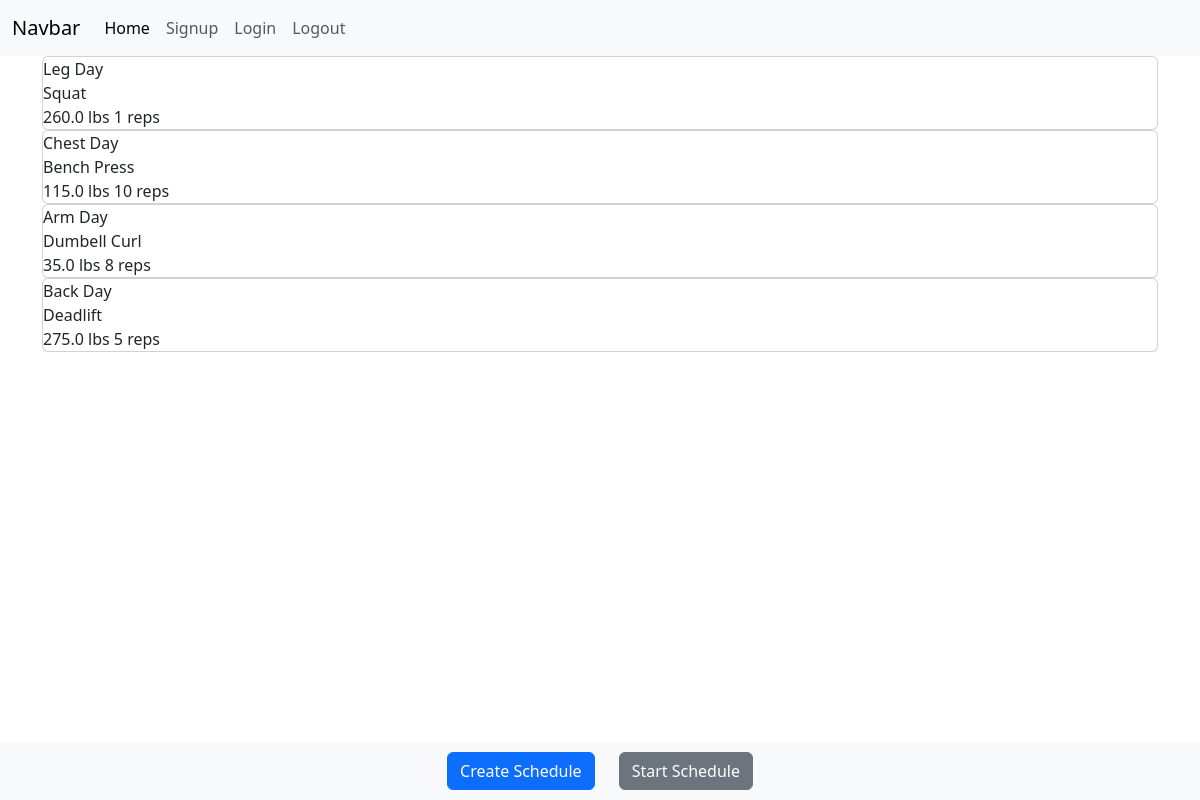
Screenshot of /home (signed in) with the database file from the repository.
### website/models.py (models this page shows)
class Schedule(db.Model, UserMixin):
    id = db.Column(db.Integer, primary_key=True)
    schedule_name = db.Column(db.String(100), nullable=False)
    date_created = db.Column(db.DateTime, default=datetime.utcnow(), nullable=False)
    user_id = db.Column(db.Integer, db.ForeignKey('user.id'), nullable=False)
    exercises = db.relationship('Exercise', backref='schedule', lazy=True)

class Exercise(db.Model, UserMixin):
    id = db.Column(db.Integer, primary_key=True)
    exercise_name = db.Column(db.String(100), nullable=False)
    schedule_id = db.Column(db.Integer, db.ForeignKey('schedule.id'))
    user_id = db.Column(db.Integer, db.ForeignKey('user.id'), nullable=False)
    sets = db.relationship('Set', backref='exercise', lazy=True)

class Set(db.Model, UserMixin):
    id = db.Column(db.Integer, primary_key=True)
    reps = db.Column(db.Integer, nullable=False)
    weight = db.Column(db.Float, nullable=False)
    exercise_id = db.Column(db.Integer, db.ForeignKey('exercise.id'), nullable=False)
    user_id = db.Column(db.Integer, db.ForeignKey('user.id'), nullable=False)

### website/training.py (the view)
@training.route("/", methods=['POST', 'GET'])
@training.route("/home", methods=['POST', 'GET'])
@login_required
def home():
    schedules = Schedule.query.filter_by(user_id=current_user.id).all()
    exercises = Exercise.query.filter_by(user_id=current_user.id).all()
    sets = Set.query.filter_by(user_id=current_user.id)
    return render_template("index.html", schedules=schedules, exercises=exercises, sets=sets)

### website/__init__.py (called while the page is built)
def create_app():
    app = Flask(__name__)
    app.config["SQLALCHEMY_DATABASE_URI"] = "sqlite:///project.db"
    app.config['SECRET_KEY'] = 'mbgodbnfvojvnseofefqwdqwifgbjdfsnf'
    db.init_app(app)
    from .auth import auth
    app.register_blueprint(auth)
    from .training import training
    app.register_blueprint(training)
    from .models import User
    create_database(app)
    login_manager.login_view = "auth.login"
    login_manager.login_message = "You must be signed in to reach this page!"
    login_manager.login_message_category = "danger"
    login_manager.init_app(app)
    @login_manager.user_loader
    def load_user(id):
        return User.query.get(int(id))
    return app

### website/templates/index.html (shortened to what this page needs)
{% extends 'base.html' %}
{% block content %}
<div class="container">
    {% for schedule in schedules %}
    <div class="card">
        <div>
            {{schedule.schedule_name}}
        </div>
        <div>
            {% for exercise in exercises %}
                {% if exercise.schedule_id == schedule.id %}
                    {{exercise.exercise_name}}
                        <div>{% for set in sets %}
                            {% if set.exercise_id == exercise.id %}
                                {{set.weight}} lbs
                                {{set.reps}} reps
                            {% endif %}
                        {% endfor %}</div>
                {% endif %}
            {% endfor %}
        </div>
    </div>
    {% endfor %}
  </div>
  <div class="bottom-row">
    <div class="container">
      <div class="row justify-content-center">
        <div class="col-auto">
          <a href="/create_schedule"><button class="btn btn-primary">Create Schedule</button></a>
        </div>
        <div class="col-auto">
          <button class="btn btn-secondary">Start Schedule</button>
        </div>
      </div>
    </div>
  </div>
{% endblock %}

### website/templates/base.html (shortened to what this page needs)
<!DOCTYPE html>
<html lang="en">
<head>
    <link href="https://cdn.jsdelivr.net/npm/bootstrap@5.3.2/dist/css/bootstrap.min.css" rel="stylesheet">
</head>
<body>
    <nav class="navbar navbar-expand-lg bg-body-tertiary">
        <div class="container-fluid">
          <a class="navbar-brand" href="/home">Navbar</a>
          <div class="collapse navbar-collapse" id="navbarNav">
            <ul class="navbar-nav">
              <li class="nav-item">
                <a class="nav-link active" aria-current="page" href="/home">Home</a>
              </li>
              <li class="nav-item">
                <a class="nav-link" href="/signup">Signup</a>
              </li>
              <li class="nav-item">
                <a class="nav-link" href="/login">Login</a>
              </li>
              <li class="nav-item">
                <a class="nav-link" href="/logout">Logout</a>
              </li>
            </ul>
          </div>
        </div>
      </nav>
    {% block content %}
    {% endblock %}
</body>
</html>

### website/templates/index.html (style rules this page uses)
.bottom-row { position: fixed; bottom: 0; width: 100%; background-color: #f8f9fa; padding: 10px; text-align: center; }

### rows the page displays
Schedule: schedule_name "Leg Day"
Exercise: exercise_name "Squat"
Set: weight "260.0", reps "1"
Schedule: schedule_name "Chest Day"
Exercise: exercise_name "Bench Press"
Set: weight "115.0", reps "10"
Schedule: schedule_name "Arm Day"
Exercise: exercise_name "Dumbell Curl"
Set: weight "35.0", reps "8"
Schedule: schedule_name "Back Day"
Exercise: exercise_name "Deadlift"
Set: weight "275.0", reps "5"
